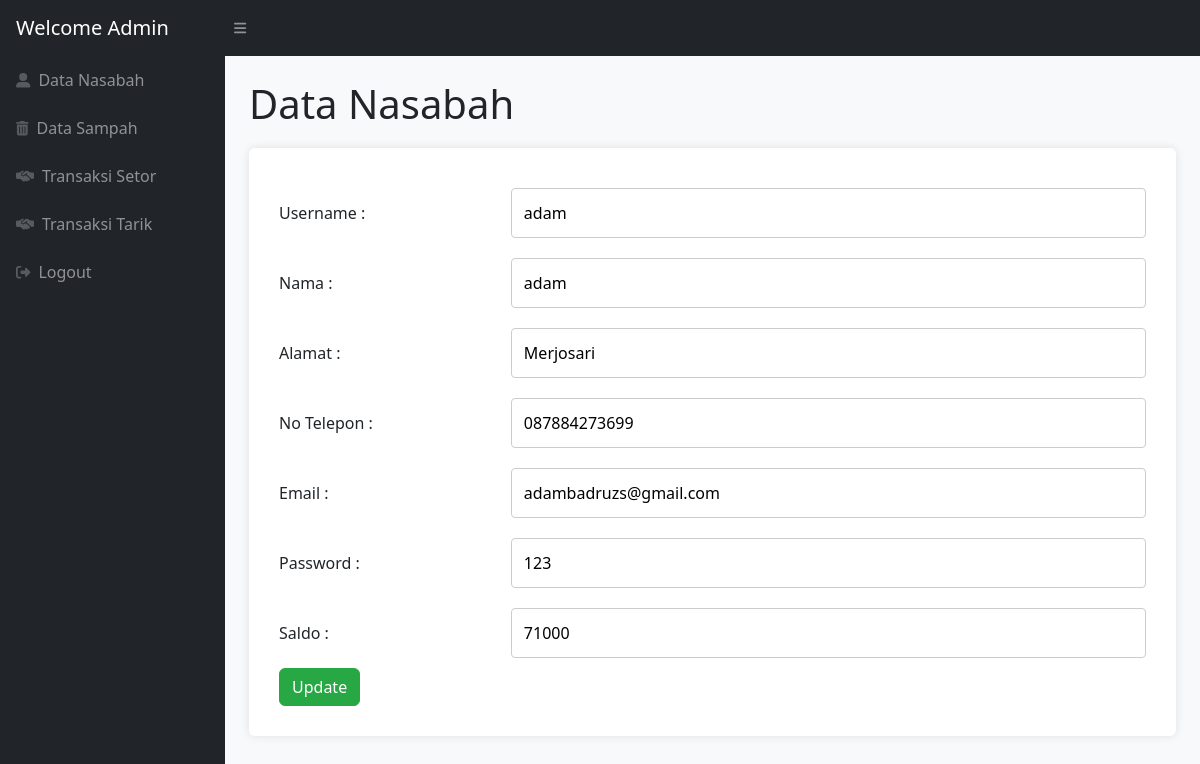
The app's page /form_edit_nasabah.php?username=adam with its own data.
### tables this page shows
CREATE TABLE IF NOT EXISTS `nasabah` (
  `username` varchar(50) NOT NULL,
  `nama` varchar(100) NOT NULL,
  `alamat` text NOT NULL,
  `telepon` varchar(50) NOT NULL DEFAULT '',
  `email` varchar(50) NOT NULL DEFAULT '',
  `password` varchar(50) NOT NULL DEFAULT '',
  `saldo` int(11) DEFAULT NULL,
  PRIMARY KEY (`username`)
);

### form_edit_nasabah.php (the view, shortened to what this page needs)
<?php
include 'koneksi.php';
if (isset($_GET['username'])) {
  $username = $_GET['username'];
  $query = "SELECT * FROM nasabah WHERE username='$username'";
  $result = mysqli_query($conn, $query);
  if (mysqli_num_rows($result) > 0) {
    $row = mysqli_fetch_assoc($result);
    $username = $row['username'];
    $nama = $row['nama'];
    $alamat = $row['alamat'];
    $telepon = $row['telepon'];
    $email = $row['email'];
    $password = $row['password'];
    $saldo = $row['saldo'];
  } else {
    echo "No data found.";
    exit();
  }
}
?>
<!DOCTYPE html>
<html lang="en">
<head>
  <link href="https://cdn.jsdelivr.net/npm/simple-datatables@7.1.2/dist/style.min.css" rel="stylesheet" />
  <link href="css/styles.css" rel="stylesheet" />
</head>
<body class="sb-nav-fixed">
  <nav class="sb-topnav navbar navbar-expand navbar-dark bg-dark">
    <a class="navbar-brand ps-3" href="login_admin.php">Welcome Admin</a>
    <button class="btn btn-link btn-sm order-1 order-lg-0 me-4 me-lg-0" id="sidebarToggle" href="#!"><i class="fas fa-bars"></i></button>
  </nav>
  <div id="layoutSidenav">
    <div id="layoutSidenav_nav">
      <nav class="sb-sidenav accordion sb-sidenav-dark" id="sidenavAccordion">
        <div class="sb-sidenav-menu">
          <div class="nav">
            <a class="nav-link" href="dashboard.php">
              <div class="sb-nav-link-icon"><i class="fas fa-user-alt"></i></div>
              Data Nasabah
            </a>
            <a class="nav-link" href="data_sampah.php">
              <div class="sb-nav-link-icon"><i class="fas fa-trash-alt"></i></div>
              Data Sampah
            </a>
            <a class="nav-link" href="tsetor.php">
              <div class="sb-nav-link-icon"><i class="fas fa-handshake-alt"></i></div>
              Transaksi Setor
            </a>
            <a class="nav-link" href="ttarik.php">
              <div class="sb-nav-link-icon"><i class="fas fa-handshake-alt"></i></div>
              Transaksi Tarik
            </a>
            <a class="nav-link" href="index.html">
              <div class="sb-nav-link-icon"><i class="fas fa-sign-out-alt"></i></div>
              Logout
            </a>
          </div>
      </nav>
    </div>
    <div id="layoutSidenav_content">
      <main>
        <div class="container-fluid px-4">
          <h1 class="mt-4">Data Nasabah</h1>
          <div class="card-body">
            <form action="edit_nasabah.php" method="POST">
              <table>
                <tr>
                  <td>Username :</td>
                  <td><input type="text" name="username" value="<?php echo $username; ?>" /></td>
                </tr>
                <tr>
                  <td>Nama :</td>
                  <td><input type="text" name="nama" value="<?php echo $nama; ?>" /></td>
                </tr>
                <tr>
                  <td>Alamat :</td>
                  <td><input type="text" name="alamat" value="<?php echo $alamat; ?>" /></td>
                </tr>
                <tr>
                  <td>No Telepon :</td>
                  <td><input type="text" name="telepon" value="<?php echo $telepon; ?>" /></td>
                </tr>
                <tr>
                  <td>Email :</td>
                  <td><input type="text" name="email" value="<?php echo $email; ?>" /></td>
                </tr>
                <tr>
                  <td>Password :</td>
                  <td><input type="text" name="password" value="<?php echo $password; ?>" /></td>
                </tr>
                <tr>
                  <td>Saldo :</td>
                  <td><input type="text" name="saldo" value="<?php echo $saldo; ?>" /></td>
                </tr>
              </table>
              <div>
                <button type="submit" name="submit" class="btn btn-success">Update</button>
              </div>
            </form>
          </div>
        </div>
      </main>
    </div>
  </div>
</body>
</html>

### form_edit_nasabah.php (style rules this page uses)
body { background-color: #f8f9fa; }
.card-body { margin-top: 20px; background-color: #fff; padding: 30px; border-radius: 6px; box-shadow: 0 0 10px rgba(0, 0, 0, 0.1); }
table { width: 100%; }
table td { padding: 10px 0; }
table td input[type="text"] { width: 100%; padding: 12px; border: 1px solid #ccc; border-radius: 4px; font-size: 16px; }
.btn-success { background-color: #28a745; border-color: #28a745; }

### records on screen
nasabah: username "adam", nama "adam", alamat "Merjosari", telepon "087884273699", email "adambadruzs@gmail.com", password "123", saldo "71000"
